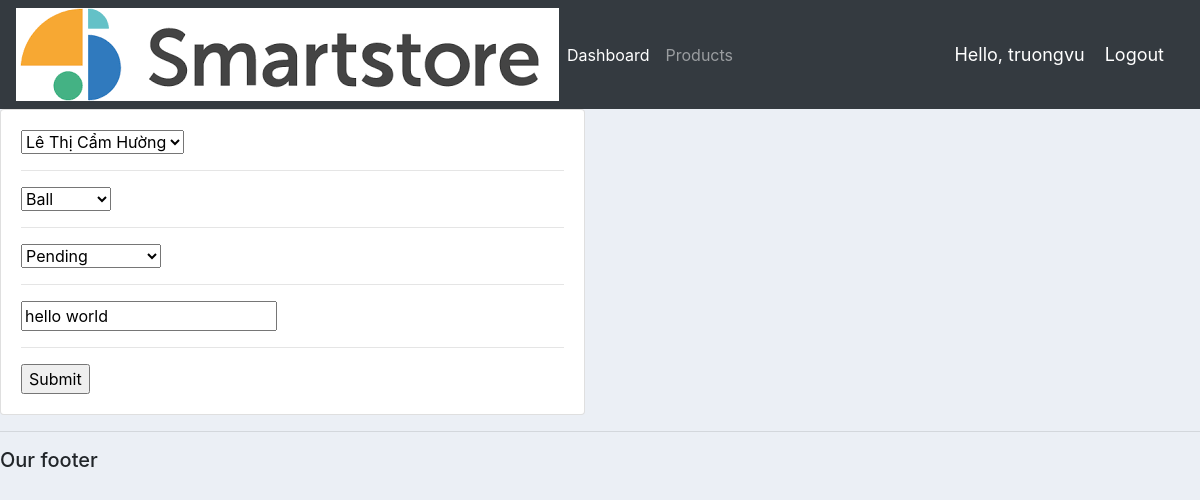
The page /update_order/1/ (signed in) on the database its author committed.
### accounts/models.py (models this page shows)
class Order(models.Model):
	STATUS = (
			('Pending', 'Pending'),
			('Out for delivery', 'Out for delivery'),
			('Delivered', 'Delivered'),
			)
	customer = models.ForeignKey(Customer, null=True, on_delete= models.SET_NULL)
	product = models.ForeignKey(Product, null=True, on_delete= models.SET_NULL)
	date_created = models.DateTimeField(auto_now_add=True, null=True)
	status = models.CharField(max_length=200, null=True, choices=STATUS)
	note = models.CharField(max_length=1000, null=True)
	def __str__(self):
		return self.product.name

### accounts/decorators.py (the view)
		def wrapper_func(request, *args, **kwargs):
			group = None
			if request.user.groups.exists():
				group = request.user.groups.all()[0].name
			if group in allowed_roles:
				return view_func(request, *args, **kwargs)
			else:
				return HttpResponse('You are not authorized to view this page')

### accounts/forms.py
class OrderForm(ModelForm):
	class Meta:
		model = Order
		fields = '__all__'

### accounts/models.py (called while the page is built)
	def __str__(self):
		return self.name

	def __str__(self):
		return self.name

### accounts/views.py (called while the page is built)
@login_required(login_url='login')
@allowed_users(allowed_roles=['admin'])
def updateOrder(request, pk):
    order = Order.objects.get(id=pk)
    form = OrderForm(instance=order)
    print('ORDER:', order)
    if request.method == 'POST':
        form = OrderForm(request.POST, instance=order)
        if form.is_valid():
            form.save()
            return redirect('/')
    context = {'form':form}
    return render(request, 'accounts/order_form.html', context)

### accounts/templates/accounts/order_form.html (shortened to what this page needs)
{%  extends 'accounts/main.html' %}
{% load static %}
{% block content %}
<div class="row">
	<div class="col-md-6">
		<div class="card card-body">
			<form action="" method="POST">
				{% for field in form %}
					{{field}}
					<hr>
				{% endfor %}
				<input type="submit" name="Submit">
			</form>
		</div>
	</div>
</div>
{% endblock %}

### accounts/templates/accounts/navbar.html (shortened to what this page needs)
{% load static %}
<nav class="navbar navbar-expand-lg navbar-dark bg-dark">
 <img src="{% static 'images/download.png' %}">
  <div class="collapse navbar-collapse" id="navbarNav">
    <ul class="navbar-nav">
      {% if request.user.is_staff %}
      <li class="nav-item active">
        <a class="nav-link" href="{% url 'home' %}">Dashboard</a>
      </li>
      <li class="nav-item">
        <a class="nav-link" href="{% url 'products' %}">Products</a>
      </li>
      {% else %}
       <li class="nav-item">
        <a class="nav-link" href="{% url 'account' %}">Settings</a>
      </li>
      {% endif %}
    </ul>
  </div>
  <span class="hello-msg">Hello, {{request.user}}</span>
  <span ><a  class="hello-msg" href="{% url 'logout' %}">Logout</a></span>
</nav>

### static/css/main.css (style rules this page uses)
body { background-color: #ebeff5; }

### accounts/templates/accounts/navbar.html (style rules this page uses)
.hello-msg { font-size: 18px; color: #fff; margin-right: 20px; }

### rows shown on the page
Order: form "Lê Thị Cẩm Hường" "Ball" "Pending" "hello world"

### other values the page prints
{{ request.user }} "truongvu"
